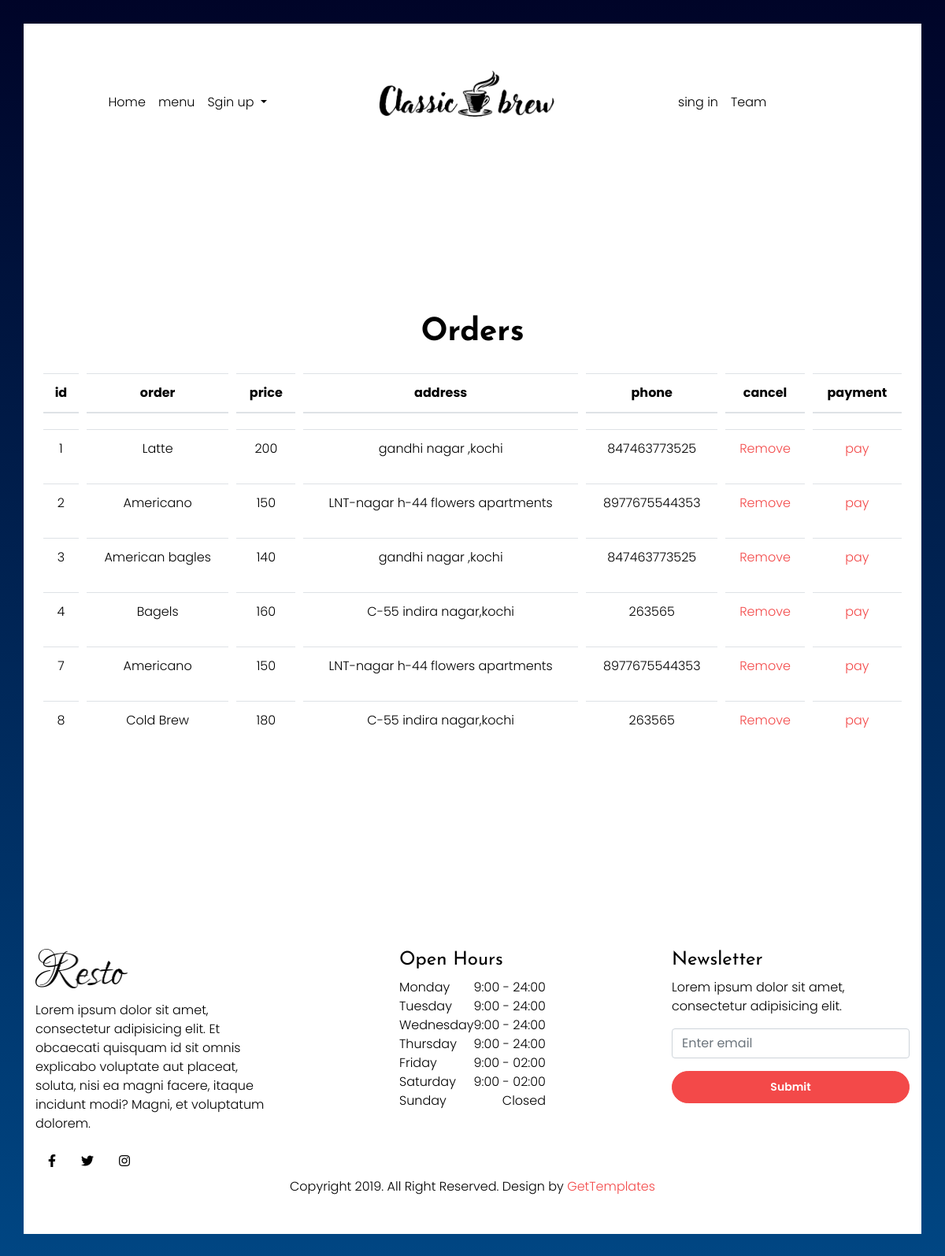
The app's page /view_order with its own data.
### appuser/models.py (models this page shows)
class food_order(models.Model):
    u_id=models.CharField(max_length=200)
    or_img=models.ImageField()
    or_name=models.CharField(max_length=200)
    or_price=models.IntegerField()
    or_adrs=models.CharField(max_length=200)
    or_ph=models.CharField(max_length=200)

### app1/views.py (the view)
# urls.py: path('view_order',views.view_order),
def view_order(request):
    data=food_order.objects.all()
    return render (request,'view_myorder.html',{'result':data})

### templates/view_myorder.html
{% load static %}
{% block content%}
{% include 'header.html' %}
<div class="container">
    <center>
    <br><br><br><br>
    <h1 >Orders</h1>
    <table class="table" style=" border-collapse: separate;border-spacing: 10px 20px; width: 100%;text-align: center;">
        <thead>
          <tr>
            <th scope="col">id</th>
            <th scope="col">order</th>
            <th scope="col">price</th>
            <th scope="col">address</th>
            <th scope="col">phone</th>
            <th scope="col">cancel</th>
            <th scope="col">payment</th>
          </tr>
        </thead>
        <tbody>
            {% for i in result %}
          <tr>
            <td>{{i.id}}</td>
            <td>{{i.or_name}}</td>
            <td>{{i.or_price}}</td>
            <td>{{i.or_adrs}}</td>
            <td>{{i.or_ph}}</td>
            <td><a href="{% url 'orderdelete' id=i.id %}">Remove</a></td>
            <td><a href="#">pay</a></td>
          </tr>
          {%endfor%}
        </tbody>
      </table>
    </center>
</div>
{% include 'footer.html' %}
{% endblock %}

### templates/header.html (shortened to what this page needs)
{% load static %}
{% block content %}
<!DOCTYPE html>
<html lang="en">
<head>
    <link rel="stylesheet" href="{% static 'vendor/bootstrap/bootstrap.min.css' %}">
    <link rel="stylesheet" href="{% static 'vendor/select2/select2.min.css' %}">
    <link rel="stylesheet" href="{% static 'vendor/owlcarousel/owl.carousel.min.css' %}">
    <link rel="stylesheet" href="https://cdn.rawgit.com/noelboss/featherlight/1.7.13/release/featherlight.min.css">
    <link rel="stylesheet" href=" https://cdnjs.cloudflare.com/ajax/libs/tempusdominus-bootstrap-4/5.0.1/css/tempusdominus-bootstrap-4.min.css">
    <link rel="stylesheet" href="https://cdnjs.cloudflare.com/ajax/libs/font-awesome/5.8.1/css/brands.css">
    <link rel="stylesheet" href="https://cdn.linearicons.com/free/1.0.0/icon-font.min.css">
    <link rel="stylesheet" href="https://use.fontawesome.com/releases/v5.8.1/css/all.css">
    <link rel="stylesheet" href="{% static 'css/style.min.css' %}">
    <link rel="stylesheet" href="{% static 'css/profile.css' %}">
    <link rel="stylesheet" href="{% static 'css/menu.css' %}">
</head>
<body data-spy="scroll" data-target="#navbar" class="static-layout">
	<div class="boxed-page">
		<nav id="navbar-header" class="navbar navbar-expand-lg">
    <div class="container">
        <div class="collapse navbar-collapse justify-content-between" id="navbarSupportedContent">
            <ul class="navbar-nav d-flex justify-content-between">
                <li class="nav-item only-desktop">
                    <a class="nav-link" id="side-nav-open" href="#">
                    </a>
                </li>
                <div class="d-flex flex-lg-row flex-column">
                    <li class="nav-item active">
                        <a class="nav-link" href="index">Home</a>
                    </li>
                    <li class="nav-item">
                        <a class="nav-link" href="view_menu">menu</a>
                    </li>
                    <li class="nav-item dropdown">
                        <a class="nav-link dropdown-toggle" href="#" id="navbarDropdown" role="button" data-toggle="dropdown" aria-haspopup="true" aria-expanded="false">
                          Sgin up
                        </a>
                    </li>
                </div>
            </ul>
            <a class="navbar-brand navbar-brand-center d-flex align-items-center only-desktop" href="#">
                <img src="{% static 'img/logo (2).png' %}" alt="" style="height:200px;width:350px;padding-top: 15%;">
            </a>
            <ul class="navbar-nav d-flex justify-content-between">
                <div class="d-flex flex-lg-row flex-column">
                    {% if request.session.admin %}
                    <li class="nav-item">
                        <a class="nav-link" href="view_user">User's</a>
                    </li>
                    <li class="nav-item dropdown">
                        <a class="nav-link" href="view_emp">employees</a>
                    </li>
                    <li class="nav-item dropdown">
                        <a class="nav-link" href="add_menu">Add_dish</a>
                    </li>
                    <li class="nav-item dropdown">
                        <a class="nav-link" href="view_order">orders</a>
                    </li>
                    <li class="nav-item">
                        <a class="nav-link" href="logout">logout</a>
                    </li>
                </div>
                <li class="nav-item">
                    <a id="side-search-open" class="nav-link" href="#">
                        <span class="lnr lnr-magnifier"></span>
                    </a>
                </li>
                {% else %}
                <li class="nav-item active">
                    <a class="nav-link" href="login">sing in</a>
                </li>
                <li class="nav-item">
                    <a class="nav-link" href="team.html">Team</a>
                </li>
            </div>
            <li class="nav-item">
                <a id="side-search-open" class="nav-link" href="#">
                </a>
            </li>
                {% endif %}
            </ul>
        </div>
    </div>
</nav> <br><br><br>
{% endblock %}

### templates/footer.html (shortened to what this page needs)
{% load static %}
{% block content %}
<footer class="mastfoot pb-5 bg-white section-padding pb-0">
    <div class="inner container">
         <div class="row">
         	<div class="col-lg-4">
         		<div class="footer-widget pr-lg-5 pr-0">
         			<img src="{% static 'img/logo.png' %}" class="img-fluid footer-logo mb-3" alt="">
	         		<p>Lorem ipsum dolor sit amet, consectetur adipisicing elit. Et obcaecati quisquam id sit omnis explicabo voluptate aut placeat, soluta, nisi ea magni facere, itaque incidunt modi? Magni, et voluptatum dolorem.</p>
	         		<nav class="nav nav-mastfoot justify-content-start">
		                <a class="nav-link" href="#">
		                	<i class="fab fa-facebook-f"></i>
		                </a>
		                <a class="nav-link" href="#">
		                	<i class="fab fa-twitter"></i>
		                </a>
		                <a class="nav-link" href="#">
		                	<i class="fab fa-instagram"></i>
		                </a>
		            </nav>
         		</div>
         	</div>
         	<div class="col-lg-4">
         		<div class="footer-widget px-lg-5 px-0">
         			<h4>Open Hours</h4>
	         		<ul class="list-unstyled open-hours">
		                <li class="d-flex justify-content-between"><span>Monday</span><span>9:00 - 24:00</span></li>
		                <li class="d-flex justify-content-between"><span>Tuesday</span><span>9:00 - 24:00</span></li>
		                <li class="d-flex justify-content-between"><span>Wednesday</span><span>9:00 - 24:00</span></li>
		                <li class="d-flex justify-content-between"><span>Thursday</span><span>9:00 - 24:00</span></li>
		                <li class="d-flex justify-content-between"><span>Friday</span><span>9:00 - 02:00</span></li>
		                <li class="d-flex justify-content-between"><span>Saturday</span><span>9:00 - 02:00</span></li>
		                <li class="d-flex justify-content-between"><span>Sunday</span><span> Closed</span></li>
		              </ul>
         		</div>
         	</div>
         	<div class="col-lg-4">
         		<div class="footer-widget pl-lg-5 pl-0">
         			<h4>Newsletter</h4>
	         		<p>Lorem ipsum dolor sit amet, consectetur adipisicing elit.</p>
	         		<form id="newsletter">
						<div class="form-group">
							<input type="email" class="form-control" id="emailNewsletter" aria-describedby="emailNewsletter" placeholder="Enter email">
						</div>
						<button type="submit" class="btn btn-primary w-100">Submit</button>
					</form>
         		</div>
         	</div>
         	<div class="col-md-12 d-flex align-items-center">
         		<p class="mx-auto text-center mb-0">Copyright 2019. All Right Reserved. Design by <a href="https://gettemplates.co" target="_blank">GetTemplates</a></p>
         	</div>
        </div>
    </div>
</footer>	</div>
</body>
</html>
{% endblock %}

### static/css/profile.css (style rules this page uses)
body { background:#eee; }

### static/css/menu.css (style rules this page uses)
* { margin: 0; padding: 0; box-sizing: border-box; font-family: 'Poppins', sans-serif; }
body { min-height: 100vh; background: linear-gradient(to bottom, #000428, #004683); }
.container { margin-top: 100px; }
.container .row .col-lg-4 { display: flex; justify-content: center; }

### records on screen
food_order: id "1", or_name "Latte", or_price "200", or_adrs "gandhi nagar ,kochi", or_ph "847463773525"
food_order: id "2", or_name "Americano", or_price "150", or_adrs "LNT-nagar h-44 flowers apartments", or_ph "8977675544353"
food_order: id "3", or_name "American bagles", or_price "140", or_adrs "gandhi nagar ,kochi", or_ph "847463773525"
food_order: id "4", or_name "Bagels", or_price "160", or_adrs "C-55 indira nagar,kochi", or_ph "263565"
food_order: id "7", or_name "Americano", or_price "150", or_adrs "LNT-nagar h-44 flowers apartments", or_ph "8977675544353"
food_order: id "8", or_name "Cold Brew", or_price "180", or_adrs "C-55 indira nagar,kochi", or_ph "263565"
